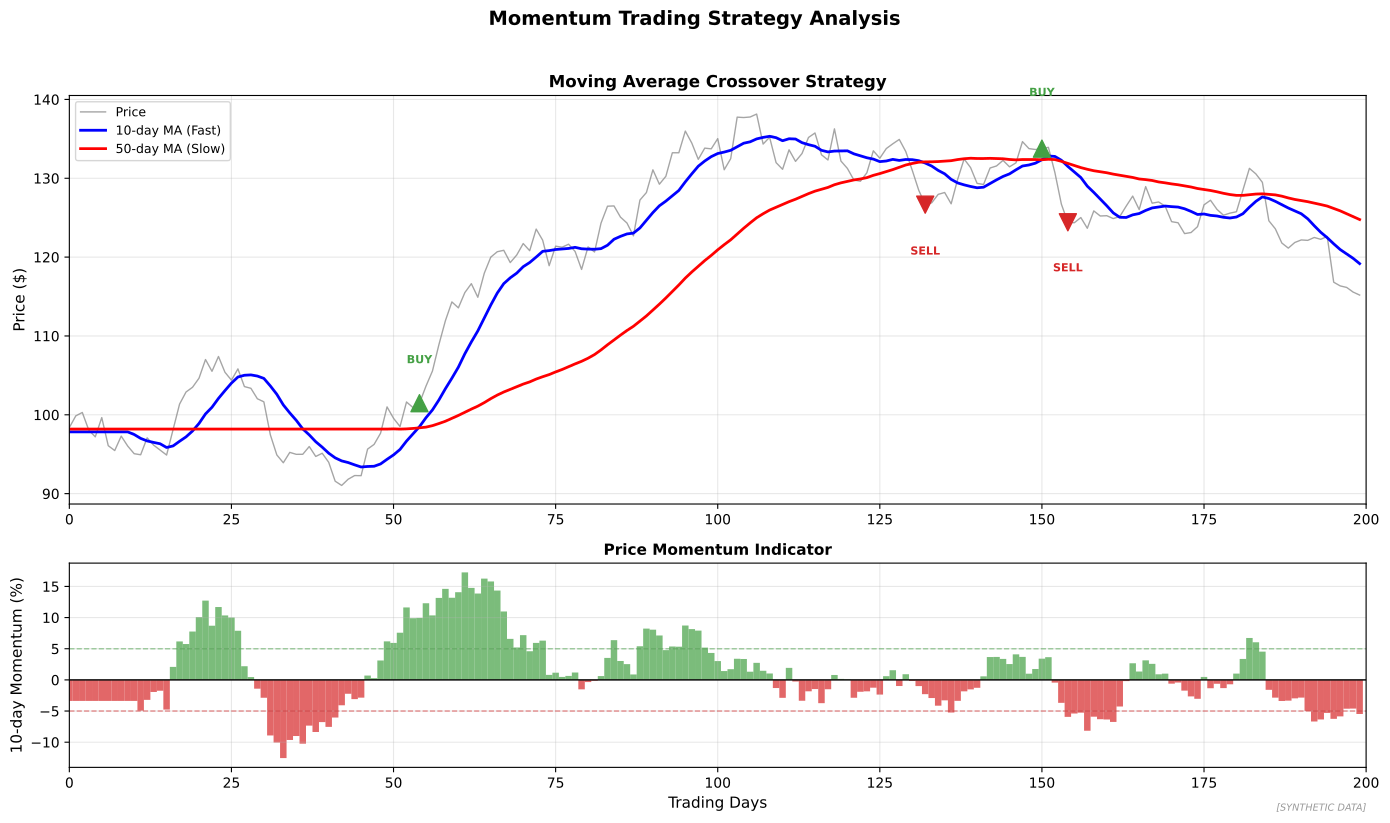

This chart was generated by the following Python code:
"""
Momentum Trading Strategy
Price momentum and moving average crossover

Output: momentum_strategy.pdf
Module: module_03_ai_ml
Lesson: 29 - Algorithmic Trading Concepts
"""

from pathlib import Path
import matplotlib.pyplot as plt
import numpy as np

CHART_METADATA = {
    'title': 'Momentum Strategy',
    'module': 'module_03_ai_ml',
    'lesson': 29,
    'url': 'https://github.com/Digital-AI-Finance/digital-finance/tree/main/module_03_ai_ml/figures/momentum_strategy'
}

plt.rcParams.update({'font.size': 10, 'axes.labelsize': 10})

def create_chart():
    fig, axes = plt.subplots(2, 1, figsize=(14, 8), height_ratios=[2, 1])

    np.random.seed(123)
    days = 200
    time = np.arange(days)

    # Generate price with trend
    returns = np.random.randn(days) * 0.015
    returns[50:100] += 0.005  # Bull period
    returns[120:160] -= 0.003  # Bear period
    price = 100 * np.exp(np.cumsum(returns))

    # Calculate moving averages
    def moving_average(x, window):
        return np.convolve(x, np.ones(window)/window, mode='valid')

    ma_short = np.pad(moving_average(price, 10), (9, 0), mode='edge')
    ma_long = np.pad(moving_average(price, 50), (49, 0), mode='edge')

    # Price and MAs
    ax1 = axes[0]
    ax1.plot(time, price, 'gray', linewidth=1, alpha=0.7, label='Price')
    ax1.plot(time, ma_short, 'b-', linewidth=2, label='10-day MA (Fast)')
    ax1.plot(time, ma_long, 'r-', linewidth=2, label='50-day MA (Slow)')

    # Mark crossover signals
    buy_signals = []
    sell_signals = []
    for i in range(51, days):
        if ma_short[i] > ma_long[i] and ma_short[i-1] <= ma_long[i-1]:
            buy_signals.append(i)
        elif ma_short[i] < ma_long[i] and ma_short[i-1] >= ma_long[i-1]:
            sell_signals.append(i)

    for bs in buy_signals:
        ax1.scatter([bs], [price[bs]], color='#44A044', s=150, marker='^', zorder=5)
        ax1.annotate('BUY', xy=(bs, price[bs]), xytext=(bs, price[bs]*1.05),
                    fontsize=8, color='#44A044', fontweight='bold', ha='center')

    for ss in sell_signals:
        ax1.scatter([ss], [price[ss]], color='#D62728', s=150, marker='v', zorder=5)
        ax1.annotate('SELL', xy=(ss, price[ss]), xytext=(ss, price[ss]*0.95),
                    fontsize=8, color='#D62728', fontweight='bold', ha='center')

    ax1.set_ylabel('Price ($)', fontsize=11)
    ax1.set_title('Moving Average Crossover Strategy', fontsize=12, fontweight='bold')
    ax1.legend(loc='upper left', fontsize=9)
    ax1.grid(True, alpha=0.3)
    ax1.set_xlim(0, days)

    # Momentum indicator
    ax2 = axes[1]
    momentum = (price[10:] / price[:-10] - 1) * 100
    momentum = np.pad(momentum, (10, 0), mode='edge')

    colors = ['#44A044' if m > 0 else '#D62728' for m in momentum]
    ax2.bar(time, momentum, color=colors, alpha=0.7, width=1)
    ax2.axhline(y=0, color='k', linestyle='-', linewidth=1)
    ax2.axhline(y=5, color='#44A044', linestyle='--', linewidth=1, alpha=0.5)
    ax2.axhline(y=-5, color='#D62728', linestyle='--', linewidth=1, alpha=0.5)

    ax2.set_xlabel('Trading Days', fontsize=11)
    ax2.set_ylabel('10-day Momentum (%)', fontsize=11)
    ax2.set_title('Price Momentum Indicator', fontsize=11, fontweight='bold')
    ax2.grid(True, alpha=0.3)
    ax2.set_xlim(0, days)

    fig.suptitle('Momentum Trading Strategy Analysis', fontsize=14, fontweight='bold', y=1.02)
    fig.text(0.98, 0.02, '[SYNTHETIC DATA]', fontsize=7, color='#999999', ha='right', style='italic')
    plt.tight_layout()

    output_path = Path(__file__).parent / 'momentum_strategy.pdf'
    plt.savefig(output_path, format='pdf', dpi=300, bbox_inches='tight')
    plt.close()
    print(f"Chart saved to: {output_path}")
    return output_path

if __name__ == '__main__':
    create_chart()
